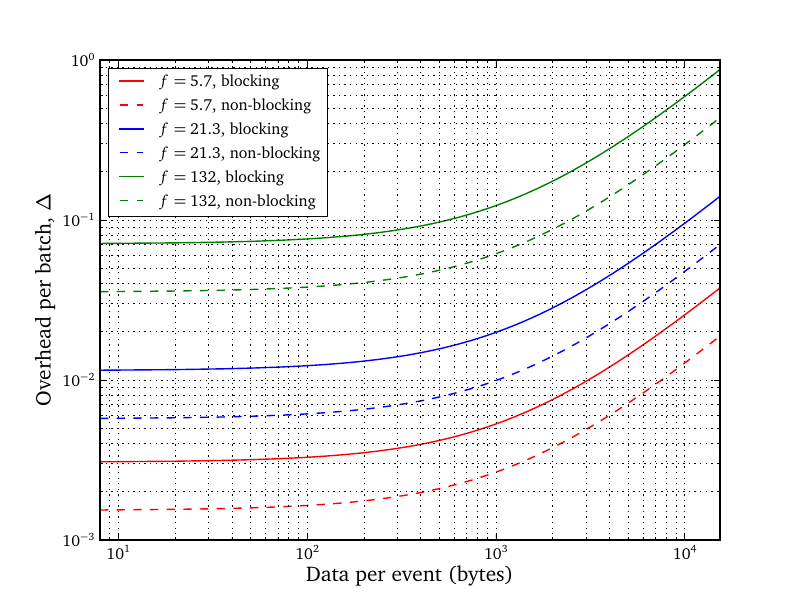

The script that saved this image:
#!/usr/bin/env python

import matplotlib
import matplotlib.pyplot as plt
import numpy as np

# Use Latin Modern type 1 fonts
matplotlib.rcParams['ps.useafm'] = True
matplotlib.rcParams['pdf.use14corefonts'] = True
matplotlib.rcParams['text.usetex'] = True
matplotlib.rcParams['text.latex.preamble'] = '\usepackage[bitstream-charter]{mathdesign}'
matplotlib.rc('font',**{'family':'serif','serif':['Computer Modern']})

# Parameters for Computer
mu    = 1./76.    # Particles per second on Intrepid BG/P
alpha = 3.5346e-6 # Average ping-pong latency on Intrepid BG/P
beta  = 2.5961e-9 # Bandwidth on Intrepid BG/P

# Parameters from OpenMC simulation
dmax = 15360
d = np.arange(8, dmax, 4) # Data/event (19.2 kb for depletion)

color = {5.7: 'r', 21.3: 'b', 132: 'g'}

for f in [5.7, 21.3, 132]:
    # Calculate time for given numbers of events
    blocking = 2.*f/mu*(alpha + d*beta)
    nonblocking = f/mu*(alpha + d*beta)

    # Plot overhead
    plt.loglog(d, blocking, color[f], label='$f={0}$, blocking'.format(f))
    plt.loglog(d, nonblocking, color[f] + '--', label='$f={0}$, non-blocking'.format(f))

# Print maximum support ratio
print("c/s = {0}".format(mu/(21.3*(alpha + 15360*beta)) + 1))
print("overhead = {0}".format(2.*21.3/mu*(alpha + 15360*beta)))

# Set plotting options
plt.xlim([0,dmax])
plt.xlabel(r'Data per event (bytes)', fontsize=16)
plt.ylabel(r'Overhead per batch, $\Delta$', fontsize=16)
plt.grid(True, which='both')
plt.legend(loc='upper left', prop={'size':12})

# Display plot
#plt.show()
plt.savefig('model_intrepid.pdf')
